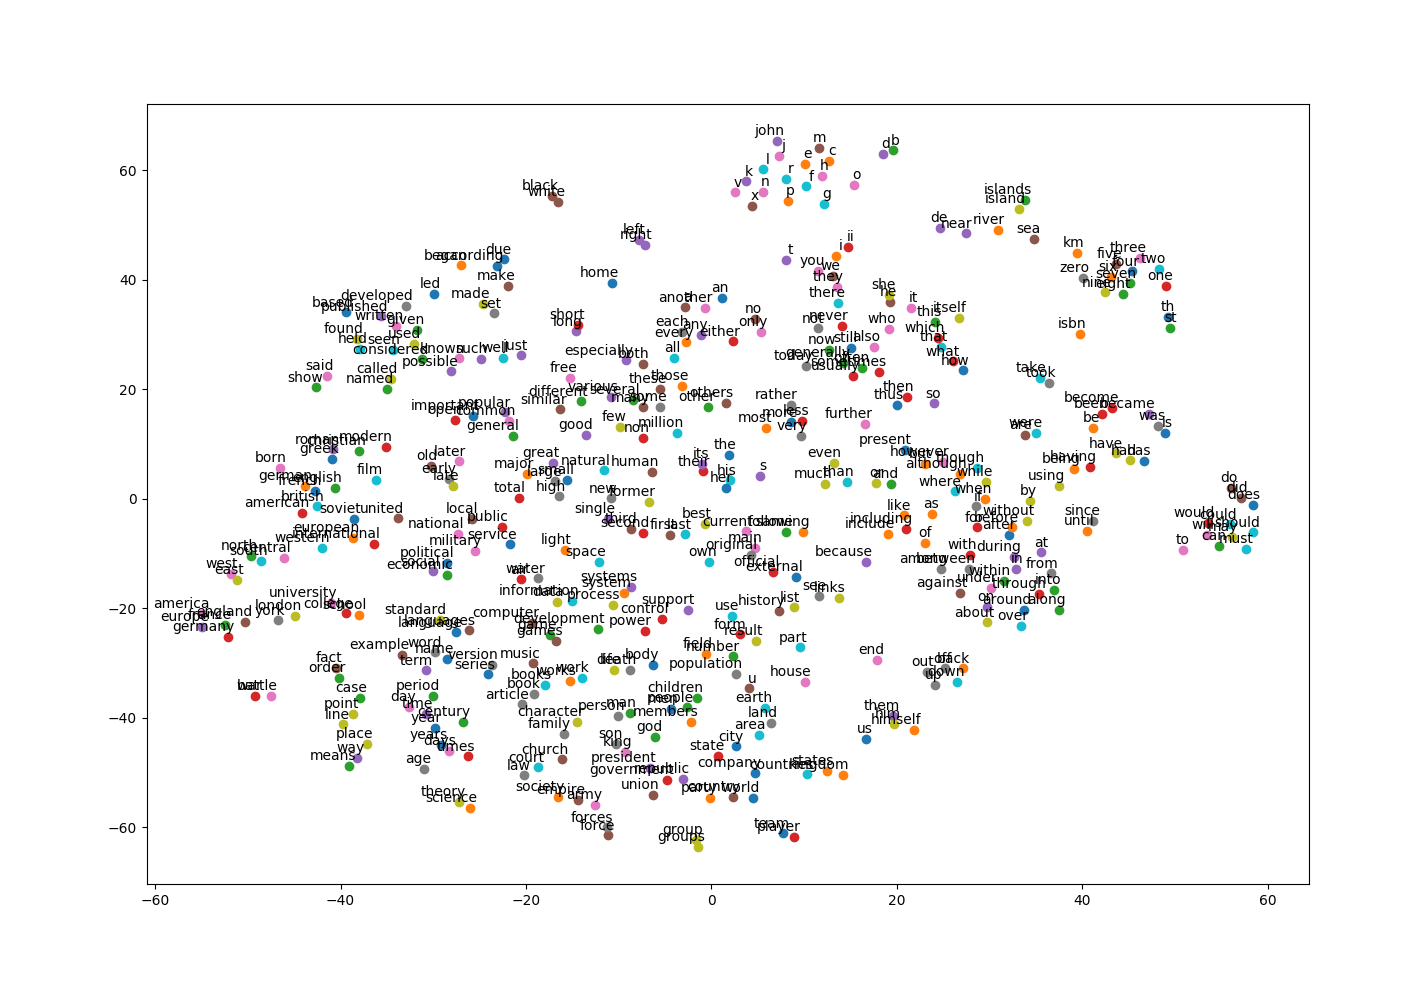

The script that drew this image:
# These are all the modules we'll be using later. Make sure you can import them
# before proceeding further.
# %matplotlib inline
from __future__ import print_function
import collections
import math
import numpy as np
import os
import random
import tensorflow as tf
import zipfile
from matplotlib import pylab
from six.moves import range
from six.moves.urllib.request import urlretrieve
from sklearn.manifold import TSNE

url = 'http://mattmahoney.net/dc/'

def maybe_download(filename, expected_bytes):
	"""Download a file if not present, and make sure it's the right size."""
	if not os.path.exists(filename):
		filename, _ = urlretrieve(url + filename, filename)
	statinfo = os.stat(filename)
	if statinfo.st_size == expected_bytes:
		print('Found and verified %s' % filename)
	else:
		print(statinfo.st_size)
		raise Exception(
			'Failed to verify ' + filename + '. Can you get to it with a browser?')
	return filename

filename = maybe_download('text8.zip', 31344016)

def read_data(filename):
	"""Extract the first file enclosed in a zip file as a list of words"""
	with zipfile.ZipFile(filename) as f:
		data = tf.compat.as_str(f.read(f.namelist()[0])).split()
	return data
	
words = read_data(filename)
print('Data size %d' % len(words))


vocabulary_size = 50000

def build_dataset(words):
	count = [['UNK', -1]]
	count.extend(collections.Counter(words).most_common(vocabulary_size - 1))
	dictionary = dict()
	for word, _ in count:
		dictionary[word] = len(dictionary)
	data = list()
	unk_count = 0
	for word in words:
		if word in dictionary:
			index = dictionary[word]
		else:
			index = 0	# dictionary['UNK']
			unk_count = unk_count + 1
		data.append(index)
	count[0][1] = unk_count
	reverse_dictionary = dict(zip(dictionary.values(), dictionary.keys())) 
	return data, count, dictionary, reverse_dictionary

data, count, dictionary, reverse_dictionary = build_dataset(words)
print('Most common words (+UNK)', count[:5])
print('Sample data', data[:10])
del words	# Hint to reduce memory.

data_index = 0

def generate_batch(batch_size, num_skips, skip_window):
	global data_index
	assert batch_size % num_skips == 0
	assert num_skips <= 2 * skip_window
	batch = np.ndarray(shape=(batch_size), dtype=np.int32)
	labels = np.ndarray(shape=(batch_size, 1), dtype=np.int32)
	span = 2 * skip_window + 1 # [ skip_window target skip_window ]
	buffer = collections.deque(maxlen=span)
	for _ in range(span):
		buffer.append(data[data_index])
		data_index = (data_index + 1) % len(data)
	for i in range(batch_size // num_skips):
		target = skip_window	# target label at the center of the buffer
		targets_to_avoid = [ skip_window ]
		for j in range(num_skips):
			while target in targets_to_avoid:
				target = random.randint(0, span - 1)
			targets_to_avoid.append(target)
			labels[i * num_skips + j, 0] = buffer[skip_window]
			batch[i * num_skips + j] = buffer[target]
		buffer.append(data[data_index])
		data_index = (data_index + 1) % len(data)
	return batch, labels

print('data:', [reverse_dictionary[di] for di in data[:8]])

for num_skips, skip_window in [(2, 1), (4, 2)]:
		data_index = 0
		batch, labels = generate_batch(batch_size=8, num_skips=num_skips, skip_window=skip_window)
		print('\nwith num_skips = %d and skip_window = %d:' % (num_skips, skip_window))
		print('		batch:', [reverse_dictionary[bi] for bi in batch])
		print('		labels:', [reverse_dictionary[li] for li in labels.reshape(8)])
	
batch_size = 128
embedding_size = 128 # Dimension of the embedding vector.
skip_window = 1 # How many words to consider left and right.
num_skips = 2 # How many times to reuse an input to generate a label.
# We pick a random validation set to sample nearest neighbors. here we limit the
# validation samples to the words that have a low numeric ID, which by
# construction are also the most frequent. 
valid_size = 16 # Random set of words to evaluate similarity on.
valid_window = 100 # Only pick dev samples in the head of the distribution.
valid_examples = np.array(random.sample(range(valid_window), valid_size))
num_sampled = 64 # Number of negative examples to sample.

graph = tf.Graph()

with graph.as_default(), tf.device('/cpu:0'):

	# Input data.
	train_dataset = tf.placeholder(tf.int32, shape=[batch_size])
	train_labels = tf.placeholder(tf.int32, shape=[batch_size, 1])
	valid_dataset = tf.constant(valid_examples, dtype=tf.int32)
	
	# Variables.
	embeddings = tf.Variable(
		tf.random_uniform([vocabulary_size, embedding_size], -1.0, 1.0))
	softmax_weights = tf.Variable(
		tf.truncated_normal([vocabulary_size, embedding_size],
												 stddev=1.0 / math.sqrt(embedding_size)))
	softmax_biases = tf.Variable(tf.zeros([vocabulary_size]))
	
	# Model.
	# Look up embeddings for inputs.
	embed = tf.nn.embedding_lookup(embeddings, train_dataset)
	# Compute the softmax loss, using a sample of the negative labels each time.
	loss = tf.reduce_mean(
		tf.nn.sampled_softmax_loss(weights=softmax_weights, biases=softmax_biases, inputs=embed,
															 labels=train_labels, num_sampled=num_sampled, num_classes=vocabulary_size))

	# Optimizer.
	# Note: The optimizer will optimize the softmax_weights AND the embeddings.
	# This is because the embeddings are defined as a variable quantity and the
	# optimizer's `minimize` method will by default modify all variable quantities 
	# that contribute to the tensor it is passed.
	# See docs on `tf.train.Optimizer.minimize()` for more details.
	optimizer = tf.train.AdagradOptimizer(1.0).minimize(loss)
	
	# Compute the similarity between minibatch examples and all embeddings.
	# We use the cosine distance:
	norm = tf.sqrt(tf.reduce_sum(tf.square(embeddings), 1, keep_dims=True))
	normalized_embeddings = embeddings / norm
	valid_embeddings = tf.nn.embedding_lookup(
		normalized_embeddings, valid_dataset)
	similarity = tf.matmul(valid_embeddings, tf.transpose(normalized_embeddings))


num_steps = 100001

with tf.Session(graph=graph) as session:
	tf.global_variables_initializer().run()
	print('Initialized')
	average_loss = 0
	for step in range(num_steps):
		batch_data, batch_labels = generate_batch(
			batch_size, num_skips, skip_window)
		feed_dict = {train_dataset : batch_data, train_labels : batch_labels}
		_, l = session.run([optimizer, loss], feed_dict=feed_dict)
		average_loss += l
		if step % 2000 == 0:
			if step > 0:
				average_loss = average_loss / 2000
			# The average loss is an estimate of the loss over the last 2000 batches.
			print('Average loss at step %d: %f' % (step, average_loss))
			average_loss = 0
		# note that this is expensive (~20% slowdown if computed every 500 steps)
		if step % 10000 == 0:
			sim = similarity.eval()
			for i in range(valid_size):
				valid_word = reverse_dictionary[valid_examples[i]]
				top_k = 8 # number of nearest neighbors
				nearest = (-sim[i, :]).argsort()[1:top_k+1]
				log = 'Nearest to %s:' % valid_word
				for k in range(top_k):
					close_word = reverse_dictionary[nearest[k]]
					log = '%s %s,' % (log, close_word)
				print(log)
	final_embeddings = normalized_embeddings.eval()

num_points = 400

tsne = TSNE(perplexity=30, n_components=2, init='pca', n_iter=5000, method='exact')
two_d_embeddings = tsne.fit_transform(final_embeddings[1:num_points+1, :])

def plot(embeddings, labels):
	assert embeddings.shape[0] >= len(labels), 'More labels than embeddings'
	pylab.figure(figsize=(15,15))	# in inches
	for i, label in enumerate(labels):
		x, y = embeddings[i,:]
		pylab.scatter(x, y)
		pylab.annotate(label, xy=(x, y), xytext=(5, 2), textcoords='offset points',
									 ha='right', va='bottom')
	pylab.show()

words = [reverse_dictionary[i] for i in range(1, num_points+1)]
plot(two_d_embeddings, words)
